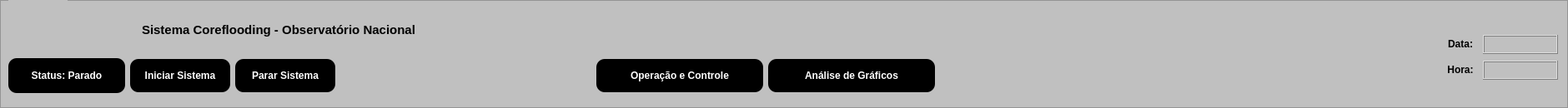
     <widget class="QFrame" name="frame">
      <property name="sizePolicy">
       <sizepolicy hsizetype="Preferred" vsizetype="Preferred">
        <horstretch>0</horstretch>
        <verstretch>0</verstretch>
       </sizepolicy>
      </property>
      <property name="minimumSize">
       <size>
        <width>120</width>
        <height>130</height>
       </size>
      </property>
      <property name="styleSheet">
       <string notr="true">background-color: rgb(192, 192, 192);</string>
      </property>
      <property name="frameShape">
       <enum>QFrame::StyledPanel</enum>
      </property>
      <property name="frameShadow">
       <enum>QFrame::Raised</enum>
      </property>
      <widget class="QLabel" name="label_2">
       <property name="geometry">
        <rect>
         <x>10</x>
         <y>0</y>
         <width>71</width>
         <height>81</height>
        </rect>
       </property>
       <property name="text">
        <string/>
       </property>
       <property name="pixmap">
        <pixmap>Imagens/logo_ism_transp.png</pixmap>
       </property>
       <property name="scaledContents">
        <bool>true</bool>
       </property>
      </widget>
      <widget class="QLabel" name="label_3">
       <property name="geometry">
        <rect>
         <x>100</x>
         <y>10</y>
         <width>61</width>
         <height>51</height>
        </rect>
       </property>
       <property name="text">
        <string/>
       </property>
       <property name="pixmap">
        <pixmap>Imagens/logo_on_transp.png</pixmap>
       </property>
       <property name="scaledContents">
        <bool>true</bool>
       </property>
      </widget>
      <widget class="QLabel" name="label">
       <property name="geometry">
        <rect>
         <x>170</x>
         <y>20</y>
         <width>441</width>
         <height>31</height>
        </rect>
       </property>
       <property name="font">
        <font>
         <pointsize>11</pointsize>
         <weight>75</weight>
         <bold>true</bold>
        </font>
       </property>
       <property name="text">
        <string>Sistema Coreflooding - Observatório Nacional</string>
       </property>
      </widget>
      <widget class="QWidget" name="layoutWidget">
       <property name="geometry">
        <rect>
         <x>10</x>
         <y>70</y>
         <width>1111</width>
         <height>42</height>
        </rect>
       </property>
       <layout class="QHBoxLayout" name="horizontalLayout">
        <item>
         <widget class="QLabel" name="lbl_conn">
          <property name="minimumSize">
           <size>
            <width>140</width>
            <height>40</height>
           </size>
          </property>
          <property name="font">
           <font>
            <family>MS Shell Dlg 2</family>
           </font>
          </property>
          <property name="styleSheet">
           <string notr="true">QLabel{
	background-color: rgb(0, 0, 0); 
	color: rgb(255, 255, 255);
	border-radius:10px
}
</string>
          </property>
          <property name="frameShape">
           <enum>QFrame::StyledPanel</enum>
          </property>
          <property name="frameShadow">
           <enum>QFrame::Sunken</enum>
          </property>
          <property name="text">
           <string>&lt;html&gt;&lt;head/&gt;&lt;body&gt;&lt;p align=&quot;center&quot;&gt;&lt;span style=&quot; font-size:9pt; font-weight:600;&quot;&gt;Status: Parado&lt;/span&gt;&lt;/p&gt;&lt;/body&gt;&lt;/html&gt;</string>
          </property>
         </widget>
        </item>
        <item>
         <widget class="QPushButton" name="btn_start">
          <property name="minimumSize">
           <size>
            <width>120</width>
            <height>40</height>
           </size>
          </property>
          <property name="font">
           <font>
            <weight>75</weight>
            <bold>true</bold>
           </font>
          </property>
          <property name="cursor">
           <cursorShape>PointingHandCursor</cursorShape>
          </property>
          <property name="styleSheet">
           <string notr="true">QPushButton{
	background-color: rgb(0, 0, 0); 
	color: rgb(255, 255, 255);
	border-radius:10px
}

QPushButton:hover{
	background-color: rgb(0, 255, 0);
	color: rgb(0, 0, 0);
}</string>
          </property>
          <property name="text">
           <string>Iniciar Sistema</string>
          </property>
         </widget>
        </item>
        <item>
         <widget class="QPushButton" name="btn_stop">
          <property name="minimumSize">
           <size>
            <width>120</width>
            <height>40</height>
           </size>
          </property>
          <property name="font">
           <font>
            <weight>75</weight>
            <bold>true</bold>
           </font>
          </property>
          <property name="cursor">
           <cursorShape>PointingHandCursor</cursorShape>
          </property>
          <property name="styleSheet">
           <string notr="true">QPushButton{
	background-color: rgb(0, 0, 0); 
	color: rgb(255, 255, 255);
	border-radius:10px
}

QPushButton:hover{
	background-color: rgb(0, 255, 0);
	color: rgb(0, 0, 0);
}</string>
          </property>
          <property name="text">
           <string>Parar Sistema</string>
          </property>
         </widget>
        </item>
        <item>
         <spacer name="horizontalSpacer">
          <property name="orientation">
           <enum>Qt::Horizontal</enum>
          </property>
          <property name="sizeHint" stdset="0">
           <size>
            <width>80</width>
            <height>20</height>
           </size>
          </property>
         </spacer>
        </item>
        <item>
         <widget class="QPushButton" name="btn_operacao">
          <property name="minimumSize">
           <size>
            <width>200</width>
            <height>40</height>
           </size>
          </property>
          <property name="font">
           <font>
            <weight>75</weight>
            <bold>true</bold>
           </font>
          </property>
          <property name="cursor">
           <cursorShape>PointingHandCursor</cursorShape>
          </property>
          <property name="styleSheet">
           <string notr="true">QPushButton{
	background-color: rgb(0, 0, 0); 
	color: rgb(255, 255, 255);
	border-radius:10px
}

QPushButton:hover{
	background-color: rgb(0, 255, 0);
	color: rgb(0, 0, 0);
}</string>
          </property>
          <property name="text">
           <string>Operação e Controle</string>
          </property>
         </widget>
        </item>
        <item>
         <widget class="QPushButton" name="btn_graficos">
          <property name="minimumSize">
           <size>
            <width>200</width>
            <height>40</height>
           </size>
          </property>
          <property name="font">
           <font>
            <weight>75</weight>
            <bold>true</bold>
           </font>
          </property>
          <property name="cursor">
           <cursorShape>PointingHandCursor</cursorShape>
          </property>
          <property name="styleSheet">
           <string notr="true">QPushButton{
	background-color: rgb(0, 0, 0); 
	color: rgb(255, 255, 255);
	border-radius:10px
}

QPushButton:hover{
	background-color: rgb(0, 255, 0);
	color: rgb(0, 0, 0);
}</string>
          </property>
          <property name="text">
           <string>Análise de Gráficos</string>
          </property>
         </widget>
        </item>
       </layout>
      </widget>
      <widget class="QWidget" name="layoutWidget">
       <property name="geometry">
        <rect>
         <x>1730</x>
         <y>40</y>
         <width>141</width>
         <height>59</height>
        </rect>
       </property>
       <layout class="QVBoxLayout" name="verticalLayout_10">
        <item>
         <layout class="QHBoxLayout" name="horizontalLayout_26">
          <item>
           <widget class="QLabel" name="label_65">
            <property name="minimumSize">
             <size>
              <width>40</width>
              <height>20</height>
             </size>
            </property>
            <property name="maximumSize">
             <size>
              <width>40</width>
              <height>20</height>
             </size>
            </property>
            <property name="font">
             <font>
              <pointsize>9</pointsize>
              <weight>75</weight>
              <bold>true</bold>
             </font>
            </property>
            <property name="text">
             <string>Data:</string>
            </property>
            <property name="alignment">
             <set>Qt::AlignCenter</set>
            </property>
           </widget>
          </item>
          <item>
           <widget class="QLabel" name="lbl_data">
            <property name="minimumSize">
             <size>
              <width>90</width>
              <height>23</height>
             </size>
            </property>
            <property name="maximumSize">
             <size>
              <width>90</width>
              <height>23</height>
             </size>
            </property>
            <property name="font">
             <font>
              <pointsize>9</pointsize>
             </font>
            </property>
            <property name="frameShape">
             <enum>QFrame::Box</enum>
            </property>
            <property name="frameShadow">
             <enum>QFrame::Raised</enum>
            </property>
            <property name="text">
             <string/>
            </property>
           </widget>
          </item>
         </layout>
        </item>
        <item>
         <layout class="QHBoxLayout" name="horizontalLayout_30">
          <item>
           <widget class="QLabel" name="label_66">
            <property name="minimumSize">
             <size>
              <width>40</width>
              <height>20</height>
             </size>
            </property>
            <property name="maximumSize">
             <size>
              <width>40</width>
              <height>20</height>
             </size>
            </property>
            <property name="font">
             <font>
              <pointsize>9</pointsize>
              <weight>75</weight>
              <bold>true</bold>
             </font>
            </property>
            <property name="text">
             <string>Hora:</string>
            </property>
            <property name="alignment">
             <set>Qt::AlignCenter</set>
            </property>
           </widget>
          </item>
          <item>
           <widget class="QLabel" name="lbl_hora">
            <property name="minimumSize">
             <size>
              <width>90</width>
              <height>23</height>
             </size>
            </property>
            <property name="maximumSize">
             <size>
              <width>90</width>
              <height>23</height>
             </size>
            </property>
            <property name="font">
             <font>
              <pointsize>9</pointsize>
             </font>
            </property>
            <property name="frameShape">
             <enum>QFrame::Box</enum>
            </property>
            <property name="frameShadow">
             <enum>QFrame::Raised</enum>
            </property>
            <property name="text">
             <string/>
            </property>
           </widget>
          </item>
         </layout>
        </item>
       </layout>
      </widget>
     </widget>
